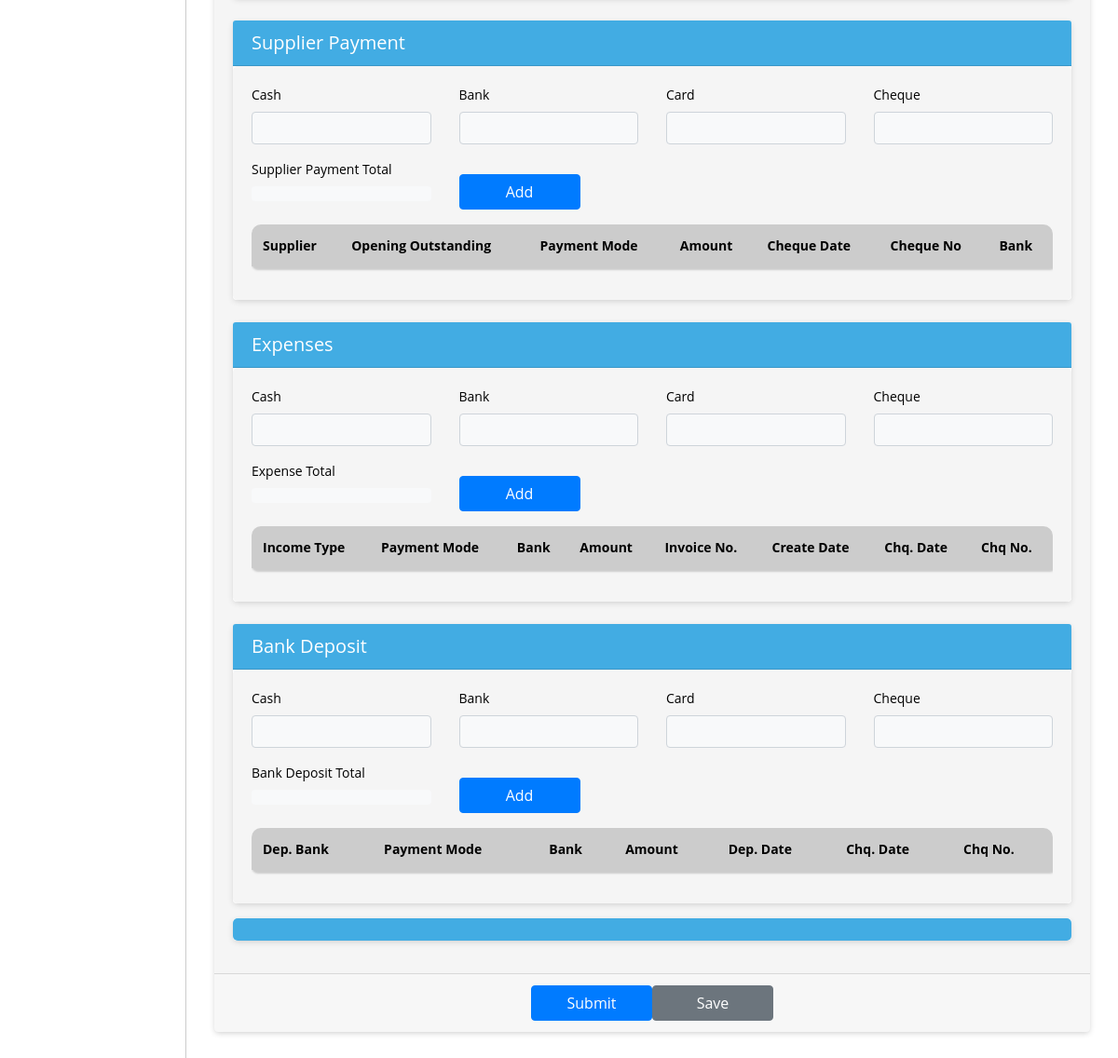
Page /supplier_payments/ (signed in, lower part) on the earlier database version.
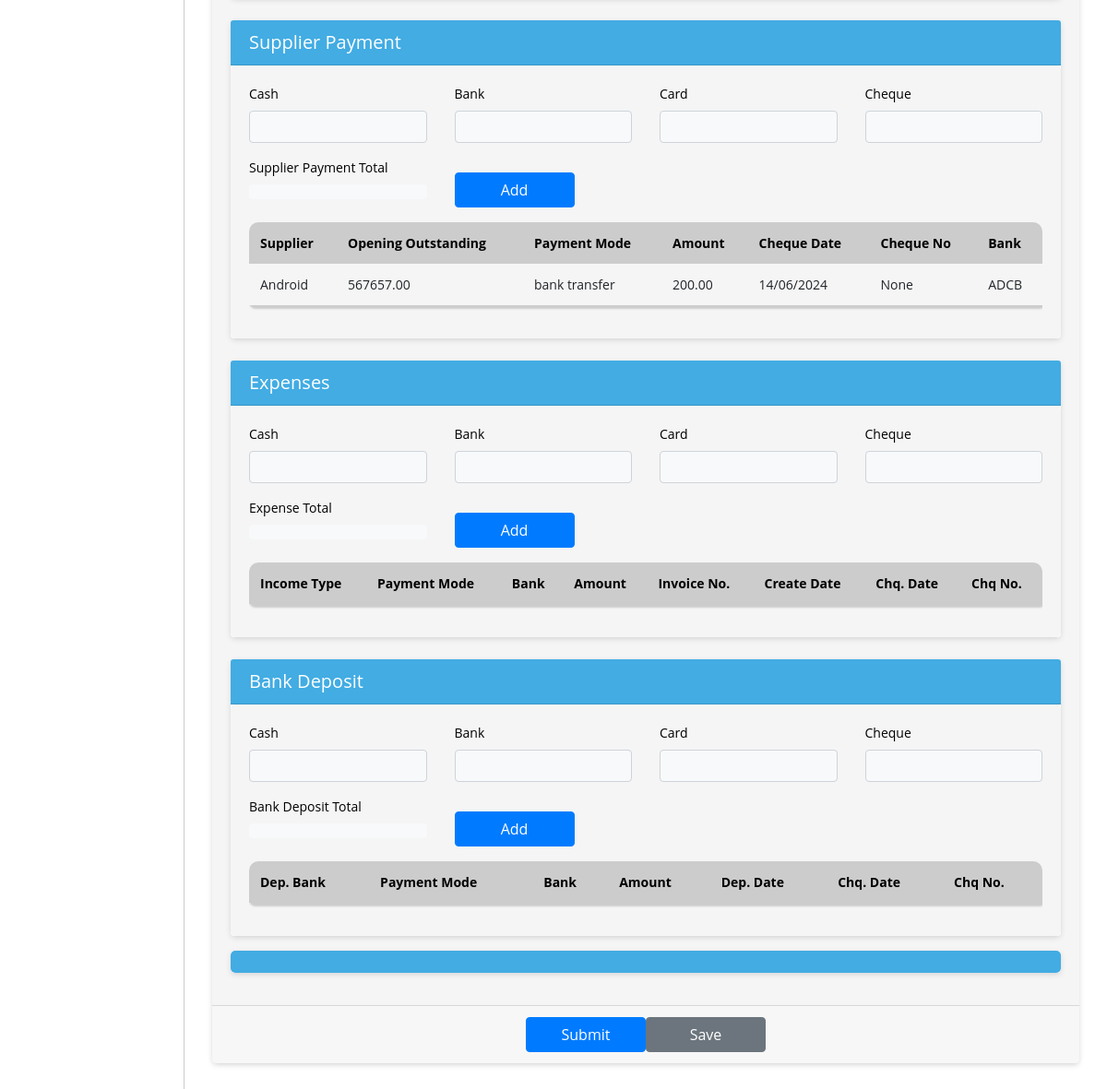
Same page on the later database version.
### biztrackapp/models.py (models this page shows, shortened)
class SupplierPayments(models.Model):
    supplier = models.ForeignKey(Supplier, on_delete=models.CASCADE)
    daily_summary_id = models.CharField(max_length=100, null=True, blank=True)
    opening_outstanding = models.DecimalField(max_digits=10, decimal_places=2, null=True, blank=True)
    mode_of_transaction = models.ForeignKey(TransactionMode, on_delete=models.CASCADE)
    amount = models.DecimalField(max_digits=10, decimal_places=2)
    cheque_date = models.DateField(null=True, blank=True)
    cheque_no = models.CharField(max_length=255, null=True, blank=True)
    bank = models.ForeignKey(Bank, on_delete=models.CASCADE, null=True, blank=True)
    business_profile = models.CharField(max_length=255, null=True)
    created_on = models.DateField(auto_now_add=True, null=True)
    updated_on = models.DateTimeField(auto_now=True)

class Supplier(models.Model):
    name = models.CharField(max_length=255)
    business_profile = models.CharField(max_length=255, null=True)
    outstanding = models.DecimalField(max_digits=10, decimal_places=2)
    location = models.CharField(max_length=255)
    status = models.BooleanField(default=True)  # BooleanField to represent True or False
    created_on = models.DateField(auto_now_add=True, null=True)

class TransactionMode(models.Model):
    CHOICES = [
        ('card', 'Card'),
        ('cash', 'Cash'),
        ('bank transfer', 'Bank Transfer'),
        ('cheque', 'Cheque'),
        ('credit', 'Credit'),
    ]
    name = models.CharField(max_length=255,choices=CHOICES)
    business_profile = models.CharField(max_length=255, null=True)
    status = models.BooleanField(default=False)
    created_on = models.DateField(auto_now_add=True, null=True)
    def __str__(self):
        return f"{self.name}"

class Bank(models.Model):
    bank = models.ForeignKey(AllBank, on_delete=models.CASCADE, null=True)
    account_number = models.CharField(max_length=50)
    opening_balance = models.DecimalField(max_digits=10, decimal_places=2)
    business_profile = models.CharField(max_length=255, null=True)
    status = models.BooleanField(default=False)
    created_on = models.DateField(auto_now_add=True, null=True)
    update_on = models.DateTimeField(auto_now=True, null=True)

class AllBank(models.Model):
    name = models.CharField(max_length=255, choices=BANK_CHOICES)
    status = models.BooleanField(default=True)
    created_on = models.DateField(auto_now_add=True, null=True)
    update_on = models.DateTimeField(auto_now=True, null=True)

### biztrackapp/views.py (the view)
# urls.py: path('supplier_payments/', list_supplier_payment, name='list_supplier_payment'),
def list_supplier_payment(request):
    shop_admin = get_object_or_404(ShopAdmin, user=request.user)
    shop = shop_admin.shop
    business_profile = get_object_or_404(BusinessProfile, name=shop.name)
    supplier_payments = SupplierPayments.objects.filter(business_profile=business_profile.id)
    return render(request, 'create_daily_summary.html', {'supplier_payments': supplier_payments})

### biztrackapp/templates/create_daily_summary.html (shortened to what this page needs)
{% extends 'base.html' %}
{% block content %}
<div class="container ">
    <div class="card  ">
          <form method="post"  enctype="multipart/form-data" class="form" id="daily_summary_form">
        <div class="card-body ">
            <div class="card  mt-4">
                <div class="card-header text-white">
                    <h5 class="text-left mb-0">Supplier Payment</h5>
                </div>
                <div class="card-body bg-white  br-5">
                    <div class="row ">
                        <div class="col-md-3">
                            <label>Cash</label>
                            <input type="number" name="cash_supplier_payment" required class="form-control bg-light" id="id_cash_supplier_payment" tabindex="1161" value="{{ supplier_payment_total_cash }}">
                        </div>
                        <div class="col-md-3">
                            <label>Bank</label>
                            <input type="number" name="bank_supplier_payment" required class="form-control bg-light" id="id_bank_supplier_payment" tabindex="1162" value="{{ supplier_payment_total_bank }}" >
                        </div>
                        <div class="col-md-3">
                            <label>Card </label>
                            <input type="number" name="card_supplier_payment" required class="form-control bg-light" id="id_card_supplier_payment" tabindex="1163" value="{{ supplier_payment_total_card }}">
                        </div>
                        <div class="col-md-3">
                            <label>Cheque </label>
                            <input type="number" name="cheque_supplier_payment" required class="form-control bg-light" id="id_cheque_supplier_payment" tabindex="1164" value="{{ supplier_payment_total_cheque }}">
                        </div>
                    </div>
                    <div class="row mb-3 mt-2">
                        <div class="col-md-3">
                            <label>Supplier Payment Total</label>
                            <div class="bg-light p-2 rounded">{{total_supplier_payment_amount}}</div>
                        </div>
                        <div class="col-md-3 d-flex align-items-end">
                            <button type="button" class="btn btn-primary mt-3" data-toggle="modal" data-target="#supplierPaymentModal">Add </button>
                        </div>
                    </div>
                    <div class="table-responsive">
                    <table id="tablesupplierpayment"  class="table table-bordered table-striped nowrap"  style="width: 100%;">
                        <thead class="thead-light" style="border-color: transparent !important;">
                            <tr>
                                <th>Supplier</th>
                                <th>Opening Outstanding</th>
                                <th>Payment Mode</th>
                                <th>Amount</th>
                                <th>Cheque Date</th>
                                <th>Cheque No</th>
                                <th>Bank</th>
                            </tr>
                        </thead>
                        <tbody>
                            {% for supplier_payment in supplier_payments %}
                            <tr>
                                <td>{{ supplier_payment.supplier.name }}</td>
                                <td  class="text-capitalize">{{ supplier_payment.opening_outstanding }}</td>
                                <td>{{ supplier_payment.mode_of_transaction }}</td>
                                <td>{{ supplier_payment.amount }}</td>
                                <td>{{ supplier_payment.cheque_date|date:"d/m/Y" }}</td>
                                <td>{{ supplier_payment.cheque_no }}</td>
                                <td>{{ supplier_payment.bank.bank.name }}</td>
                            </tr>
                            {% endfor %}
                        </tbody>
                    </table>
                    </div>
                </div>
            </div>
            <div class="card  mt-4">
                <div class="card-header text-white">
                    <h5 class="text-left mb-0">Expenses</h5>
                </div>
                <div class="card-body bg-white  br-5">
                    <div class="row ">
                        <div class="col-md-3">
                            <label>Cash </label>
                            <input type="number" name="cash_expense" required class="form-control bg-light" id="id_cash_expense" tabindex="1171" value="{{ expense_total_cash }}">
                        </div>
                        <div class="col-md-3">
                            <label>Bank </label>
                            <input type="number" name="bank_expense" required class="form-control bg-light" id="id_bank_expense" tabindex="1172" value="{{ expense_total_bank }}" >
                        </div>
                        <div class="col-md-3">
                            <label>Card </label>
                            <input type="number" name="card_expense" required class="form-control bg-light" id="id_card_expense" tabindex="1173" value="{{ expense_total_card }}">
                        </div>
                        <div class="col-md-3">
                            <label>Cheque </label>
                            <input type="number" name="cheque_expense" required class="form-control bg-light" id="id_cheque_expense" tabindex="1174" value="{{ expense_total_cheque }}">
                        </div>
                    </div>
                    <div class="row mb-3 mt-2">
                        <div class="col-md-3">
                            <label>Expense Total</label>
                            <div class="bg-light p-2 rounded">{{total_expense_amount}}</div>
                        </div>
                        <div class="col-md-3 d-flex align-items-end">
                            <button type="button" class="btn btn-primary mt-3" data-toggle="modal" data-target="#expenseModal">Add </button>
                        </div>
                    </div>
                    <div class="table-responsive">
                    <table id="tableexpense"  class="table table-bordered table-striped nowrap"  style="width: 100%;">
                        <thead class="thead-light" style="border-color: transparent !important;">
                            <tr>
                                <th>Income Type</th>
                                <th>Payment Mode</th>
                                <th>Bank</th>
                                <th>Amount</th>
                                <th>Invoice No.</th>
                                <th>Create Date</th>
                                <th>Chq. Date</th>
                                <th>Chq No.</th>
                            </tr>
                        </thead>
                    </table>
                    </div>
                </div>
            </div>
            <div class="card  mt-4">
                <div class="card-header text-white">
                    <h5 class="text-left mb-0">Bank Deposit</h5>
                </div>
                <div class="card-body bg-white  br-5">
                    <div class="row ">
                        <div class="col-md-3">
                            <label>Cash </label>
                            <input type="number" name="cash_bank_deposit" required class="form-control bg-light" id="id_cash_bank_deposit" tabindex="1181" value="{{ bank_deposit_total_cash }}">
                        </div>
                        <div class="col-md-3">
                            <label>Bank </label>
                            <input type="number" name="bank_bank_deposit" required class="form-control bg-light" id="id_bank_bank_deposit" tabindex="1182" value="{{ bank_deposit_total_bank }}" >
                        </div>
                        <div class="col-md-3">
                            <label>Card </label>
                            <input type="number" name="card_bank_deposit" required class="form-control bg-light" id="id_card_bank_deposit" tabindex="1183" value="{{ bank_deposit_total_card }}">
                        </div>
                        <div class="col-md-3">
                            <label>Cheque </label>
                            <input type="number" name="cheque_bank_deposit" required class="form-control bg-light" id="id_cheque_bank_deposit" tabindex="1184" value="{{ bank_deposit_total_cheque }}">
                        </div>
                    </div>
                    <div class="row mb-3 mt-2">
                        <div class="col-md-3">
                            <label>Bank Deposit Total</label>
                            <div class="bg-light p-2 rounded">{{bank_deposit_amount}}</div>
                        </div>
                        <div class="col-md-3 d-flex align-items-end">
                            <button type="button" class="btn btn-primary mt-3"  data-toggle="modal" data-target="#bankDepositModal">Add </button>
                        </div>
                    </div>
                    <div class="table-responsive">
                    <table id="tablebankdeposit"  class="table table-bordered table-striped nowrap"  style="width: 100%;">
                        <thead class="thead-light" style="border-color: transparent !important;">
                            <tr>
                                <th>Dep. Bank</th>
                                <th>Payment Mode</th>
                                <th>Bank</th>
                                <th>Amount</th>
                                <th>Dep. Date</th>
                                <th>Chq. Date</th>
                                <th>Chq No.</th>
                            </tr>
                        </thead>
                    </table>
                    </div>
                </div>
            </div>
            <div class="card mt-3">
                <div class="card-header " style="border-radius:5px; border:transparent;">
                </div>
            </div>
        </div>
        <div class="card-footer mb-0">
            <div class="form-group d-flex justify-content-center align-items-center gap-3 mb-0">
             <button type="submit" class="btn btn-primary" id="submit-btn" onclick="submitFunction()">Submit</button>
                <button type="submit" class="btn btn-secondary" id="save-btn" onclick="saveFunction()">Save</button>
            </div>
        </div>
    </form>
    </div>
</div>
{% endblock %}

### biztrackapp/templates/base.html (shortened to what this page needs)
{% load static %}
<!DOCTYPE html>
<html lang="en">
<head>
    <link rel="stylesheet" href="https://stackpath.bootstrapcdn.com/bootstrap/4.3.1/css/bootstrap.min.css">
    <link href="https://templates.hibootstrap.com/farol/assets/css/style.css" rel="stylesheet">
    <link rel="stylesheet" href="https://use.fontawesome.com/releases/v5.8.2/css/all.css">
    <link rel="stylesheet" type="text/css" href="https://cdn.jsdelivr.net/npm/daterangepicker/daterangepicker.css" />
<link href="https://cdnjs.cloudflare.com/ajax/libs/awesomplete/1.1.5/awesomplete.min.css" rel="stylesheet">
<link rel="stylesheet" href="https://cdn.datatables.net/2.0.2/css/dataTables.bootstrap5.css">
<link rel="stylesheet" href="https://cdn.datatables.net/responsive/3.0.0/css/responsive.bootstrap5.css">
<link rel="stylesheet" type="text/css" href="https://cdn.datatables.net/buttons/2.2.2/css/buttons.bootstrap5.min.css">
<link href="https://cdn.jsdelivr.net/npm/select2@4.1.0-rc.0/dist/css/select2.min.css" rel="stylesheet" />
</head>
<body>
<div id="sidebar">
</div>
<div id="content">
    {% block content %}{% endblock %}
</div>
</body>
</html>

Differences in the rows shown:
added SupplierPayments: supplier.name "Android", opening_outstanding "567657.00", mode_of_transaction "bank transfer", amount "200.00", cheque_date "14/06/2024", cheque_no "None", bank.bank.name "ADCB"
